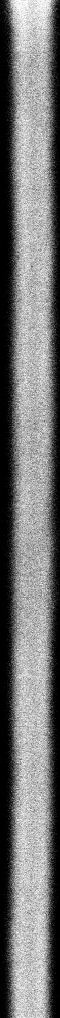
#> input picture Images/Sample 2.png, 60 x 1018 px, found by its file name
$ jupyter execute 'LWR and LER analysis.ipynb'
#> lines starting #> are read from the running program, lines starting #| are printed output that depends on the picture; after the words box and inside, x2 and y2 are one past the last pixel; in counts of white or black regions, pixels touching at a corner belong together
#### Linewidth Roughness (LWR) and Line Edge Roughness (LER) Analysis

[cell 1]
import numpy as np
import cv2 as cv
from matplotlib import pyplot as plt

[cell 2]
image = cv.imread("../Images/sample 2.png", cv.IMREAD_GRAYSCALE)
#> image is the input picture: shape (1018, 60); min 0, max 255, mean 117
blurred = cv.GaussianBlur(image, (5, 5), 0)
edges = cv.Canny(blurred, 50, 150)
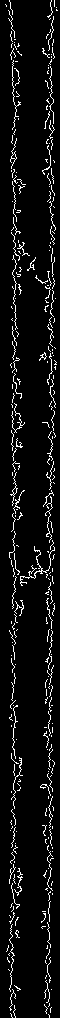
#> edges: shape (1018, 60); 6.4% white in thin lines or dots, all inside (x1, y1, x2, y2) = (5, 0, 58, 1018)

plt.imshow(edges, cmap="gray")
plt.title("Detected Edges")
plt.show()

[cell 3]
edges

[cell 4]
len(np.where(edges[500, :] > 0)[0])
#> Out = 6

[cell 5]
height, width = edges.shape
#> height = 1018; width = 60

left_edge = []
right_edge = []
line_edges = []

for y in range(height):
    row = np.where(edges[y, :] > 0)[0]

    if len(row) > 0:
        left_edge.append([y, row[0]])
        right_edge.append([y, row[-1]])
#> this loop made 1018 passes
#> row on passes 1 to 3: [9, 51, 54], [9, 51, 54], [10, 50, 54]
#> after the loop, left_edge = 1018 pairs, first value 0 to 1017, second value 5 to 16; right_edge = 1018 pairs, first value 0 to 1017, second value 46 to 57


left_edge = np.array(left_edge)
right_edge = np.array(right_edge)

[cell 6]
right_edge[600] - left_edge[600]
#> Out = [0, 40]

[cell 7]
plt.scatter(left_edge[:, 1], left_edge[:, 0], c="red", s=1, label="Left Edge")
plt.scatter(right_edge[:, 1], right_edge[:, 0], c="blue", s=1, label="Right Edge")
plt.gca().invert_yaxis()
plt.legend()
plt.title("Detected Left and Right Edges")
plt.show()
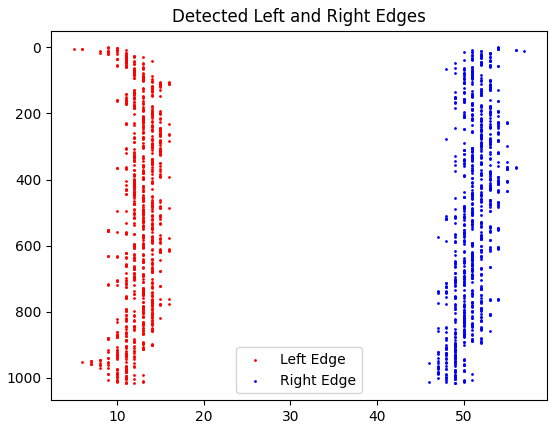
#> figure drawn by matplotlib, 1 panel

[cell 8]
mean_left_edge = np.mean(right_edge[:, 1])
#> mean_left_edge = 51.02

ler = np.std(right_edge[:, 1])
#> ler = 1.82

print(f"LER: {ler:.4f} pixels")
#| LER: 1.8236 pixels

[cell 9]
plt.figure(figsize=(8, 6))
plt.imshow(image, cmap='gray')
plt.plot( left_edge[:, 1],left_edge[:, 0], 'r.', markersize=3, label="Left Edge")
plt.plot(right_edge[:, 1],right_edge[:, 0],  'b.', markersize=3, label="Right Edge")
plt.legend()
plt.xlabel("X Position")
plt.ylabel("Y Position")
plt.title("Detected Edges for LWR Calculation")
plt.show()
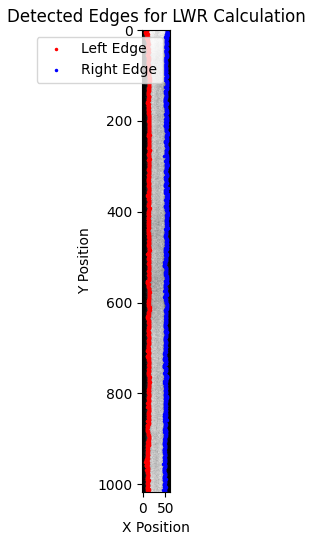
#> figure drawn by matplotlib, 1 panel

$ run again, with Images/Sample 3.png copied over Images/Sample 2.png
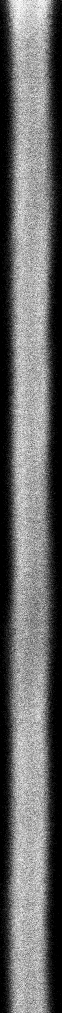
#> input picture Images/Sample 3.png, 62 x 1013 px, found by its file name
#> `edges = cv.Canny(blurred, 50, 150)`:
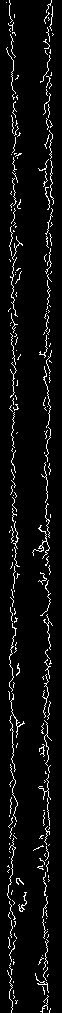
#> edges: shape (1013, 62); 5.6% white in thin lines or dots, all inside (x1, y1, x2, y2) = (6, 0, 54, 1013)
#> `len(np.where(edges[500, :] > 0)[0])`: Out = 2
#> the loop `for y in range(height):` made 1013 passes
#> row on passes 1 to 3: [9, 51], [9, 51], [6, 9, 51]
#> after the loop `for y in range(height):`: left_edge = 1013 pairs, first value 0 to 1012, second value 6 to 49; right_edge = 1013 pairs, first value 0 to 1012, second value 42 to 53
#> `right_edge[600] - left_edge[600]`: Out = [0, 36]
#> mean_left_edge = 48.02
#> ler = 1.94
#| LER: 1.9352 pixels
#> `plt.show()`:
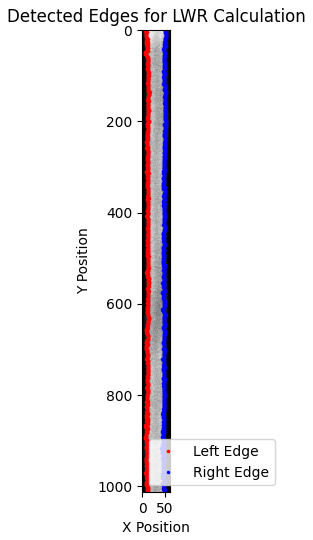
#> figure drawn by matplotlib, 1 panel

$ run again, with Images/Sample 4.png copied over Images/Sample 2.png
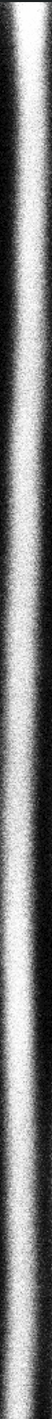
#> input picture Images/Sample 4.png, 52 x 1419 px, found by its file name
#> `edges = cv.Canny(blurred, 50, 150)`:
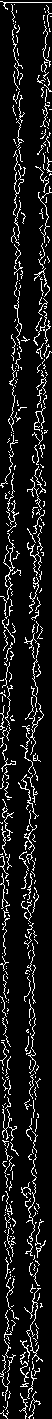
#> edges: shape (1419, 52); 9.6% white in thin lines or dots
#> `len(np.where(edges[500, :] > 0)[0])`: Out = 6
#> the loop `for y in range(height):` made 1419 passes
#> row on passes 2, 4, 5: [0, 1, 2], [4, 5], [4, 11, 14]
#> after the loop `for y in range(height):`: left_edge = 1418 pairs, first value 1 to 1418, second value 0 to 30; right_edge = 1418 pairs, first value 1 to 1418, second value 2 to 51
#> `right_edge[600] - left_edge[600]`: Out = [0, 33]
#> mean_left_edge = 38.93
#> ler = 5.83
#| LER: 5.8254 pixels
#> `plt.show()`:
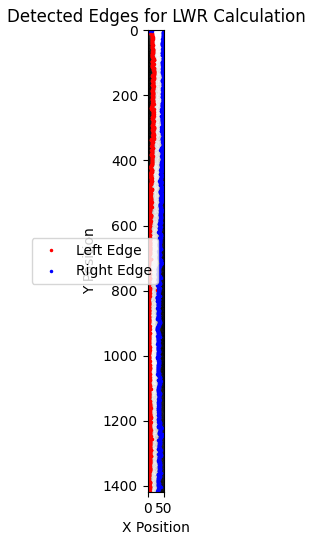
#> figure drawn by matplotlib, 1 panel

$ run again, with Images/Sample 5.png copied over Images/Sample 2.png
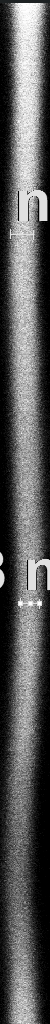
#> input picture Images/Sample 5.png, 50 x 1024 px, found by its file name
#> `edges = cv.Canny(blurred, 50, 150)`:
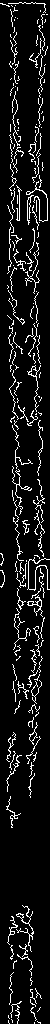
#> edges: shape (1024, 50); 8.6% white in thin lines or dots
#> `len(np.where(edges[500, :] > 0)[0])`: Out = 8
#> the loop `for y in range(height):` made 1024 passes
#> row on passes 3, 5, 6: [19, 20, 21, 24, 25, 31, 32, 35], [2, 3, 4, 5, 44, 45], [6, 7, 8, 11, 15, 44]
#> after the loop `for y in range(height):`: left_edge = 945 pairs, first value 2 to 1023, second value 0 to 36; right_edge = 945 pairs, first value 2 to 1023, second value 7 to 49
#> `right_edge[600] - left_edge[600]`: Out = [0, 23]
#> mean_left_edge = 37.37
#> ler = 6.88
#| LER: 6.8794 pixels
#> `plt.show()`:
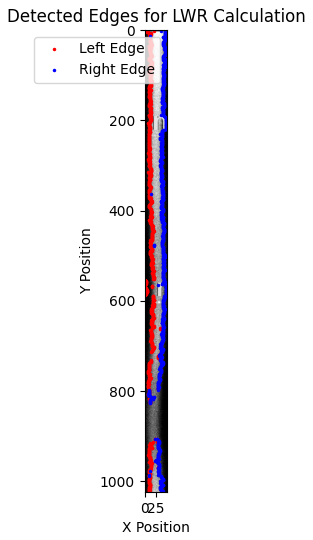
#> figure drawn by matplotlib, 1 panel
